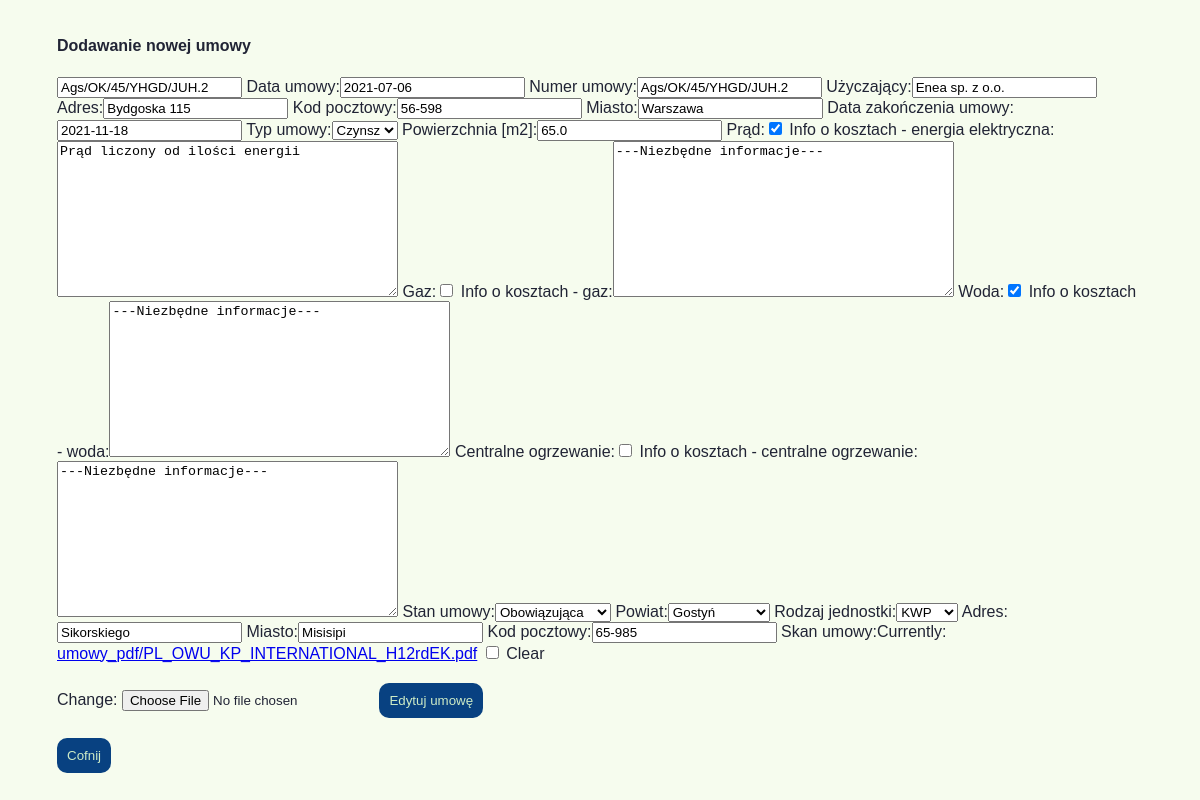
The app's page /umowy/edytuj/1/ (signed in), older data.
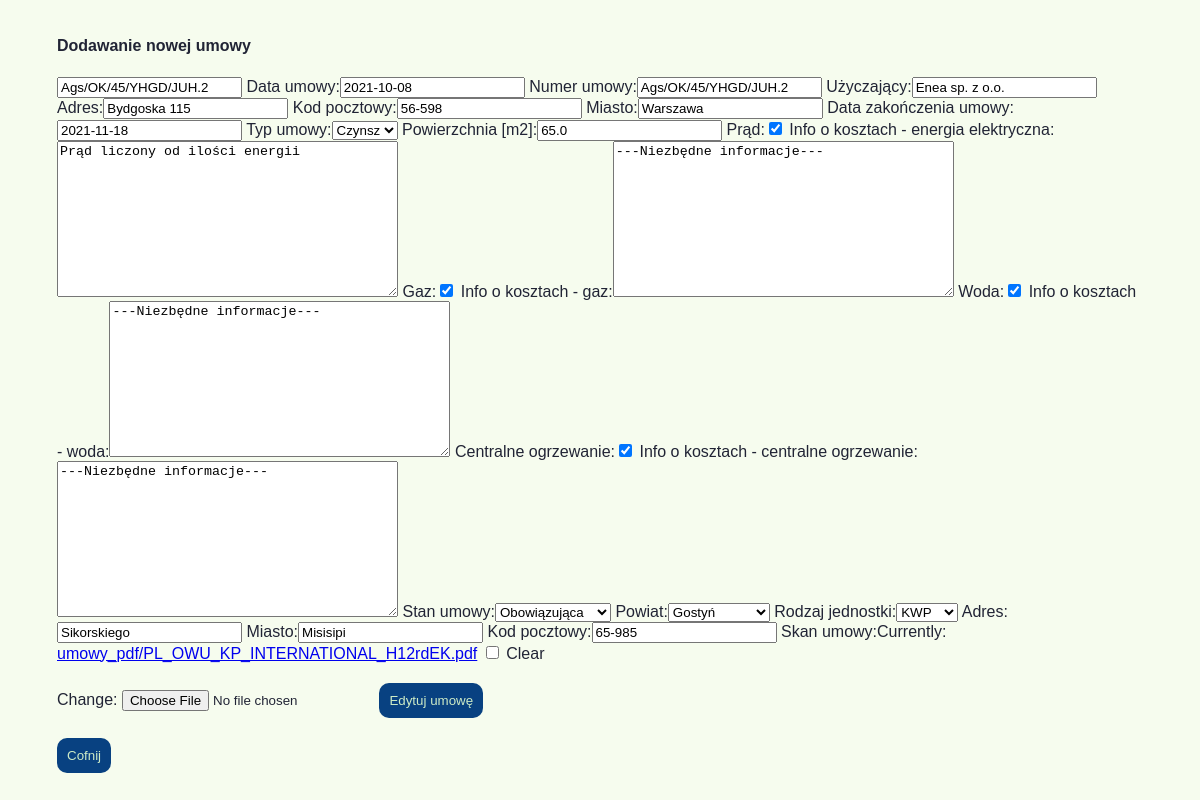
The same page, newer data.
### umowyapp/models.py (models this page shows, shortened)
class Umowy(models.Model):
    data_umowy = models.DateField(null=False)
    nr_umowy = models.CharField(max_length=20, null=True, default="BRAK")
    nazwa_uzyczajacego = models.CharField(max_length=30, null=True)
    adres_uzyczajacego = models.CharField(max_length=30, null=True)
    kod_pocztowy_uzyczajacego = models.CharField(max_length=6, null=True)
    miasto_uzyczajacego = models.CharField(max_length=20, null=True)
    okres_obowiazywania = models.DateField(blank=True, default="")
    typ_umowy = models.ForeignKey(Rodzaj_umowy, on_delete=models.CASCADE, null=False)
    pow_uzyczona = models.FloatField(max_length=4, null=True, blank=True)
    rodzaj_kosztow_prad = models.BooleanField()
    informacje_prad = models.TextField(null=True, default="---Niezbędne informacje---")
    rodzaj_kosztow_gaz = models.BooleanField()
    informacje_gaz = models.TextField(null=True, default="---Niezbędne informacje---")
    rodzaj_kosztow_woda = models.BooleanField()
    informacje_woda = models.TextField(null=True, default="---Niezbędne informacje---")
    rodzaj_kosztow_co = models.BooleanField()
    informacje_co = models.TextField(null=True, default="---Niezbędne informacje---")
    powiaty_jedn = models.ForeignKey(Powiaty_Wlkp, on_delete=models.CASCADE)
    rodzaj_jedn = models.ForeignKey(Rodzaje_jednostek, on_delete=models.CASCADE, null=True)
    adres_jedn = models.CharField(max_length=30, null=True)
    miasto_jedn = models.CharField(max_length=20, null=True)
    kod_pocztowy_jedn = models.CharField(max_length=6, null=True)
    skan_umowy = models.FileField(upload_to='umowy_pdf', null=True, blank=True)
    stan_umowy = models.ForeignKey(Stan_umow, on_delete=models.CASCADE, null=True)
    deleted = models.BooleanField(null=False, default=0)

### umowyapp/views.py (the view)
# urls.py: path('edytuj/<int:id>/', edytuj_umowe, name="edytuj_umowe"),
@login_required
def edytuj_umowe(request, id):
    umowa_edit = get_object_or_404(Umowy, pk=id)
    umowa_form = UmowyForm(request.POST or None, request.FILES or None, instance=umowa_edit)
    if umowa_form.is_valid():
        umowa_form.save()
        return redirect(wszystkie_umowy)
    return render(request, 'umowa_form.html', {'umowa_form': umowa_form, 'nowy': False})

### umowyapp/models.py (called while the page is built)
    def __str__(self):
        return self.powiat_jedn()

    def powiat_jedn(self):
        return "{}".format(self.powiat)

    def __str__(self):
        return self.rodzaj_jedn()

    def rodzaj_jedn(self):
        return "{}".format(self.rodzaj)

    def __str__(self):
        return self.stan_umowy()

    def stan_umowy(self):
        return "{}".format(self.stan)

    def __str__(self):
        return self.rodzaj_um()

    def rodzaj_um(self):
        return "{}".format(self.rodz_um)

### templates/umowa_form.html (shortened to what this page needs)
{%extends 'start.html'%}
{%load bootstrap%}
{%block strona%}
<div>
    <div>
        <h4> Dodawanie nowej umowy</h4>
        <form method="post" enctype="multipart/form-data">
            {{umowa_form.nr_umowy}}
            {{umowa_form|bootstrap}}
            {% if nowy %}
            <button type="submit" class="button-general">Dodaj umowę</button>
            {% else %}
            <button type="submit" class="button-general">Edytuj umowę</button>
            {% endif %}
        </form>
    </div>
    <a href="{% url 'wszystkie_umowy'%}">
        <button class="button-general">Cofnij</button>
    </a>
</div>
{%endblock%}

Row changes from the older to the newer data that the page shows:
changed Umowy "Ags/OK/45/YHGD/JUH.2": data_umowy "2021-07-06" → "2021-10-08"; rodzaj_kosztow_gaz "☐" → "☑"; rodzaj_kosztow_co "☐" → "☑"
